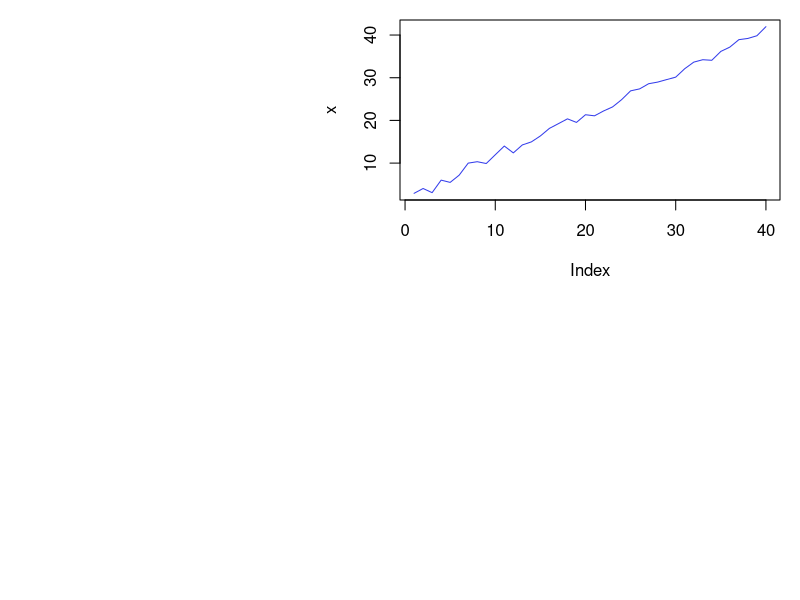
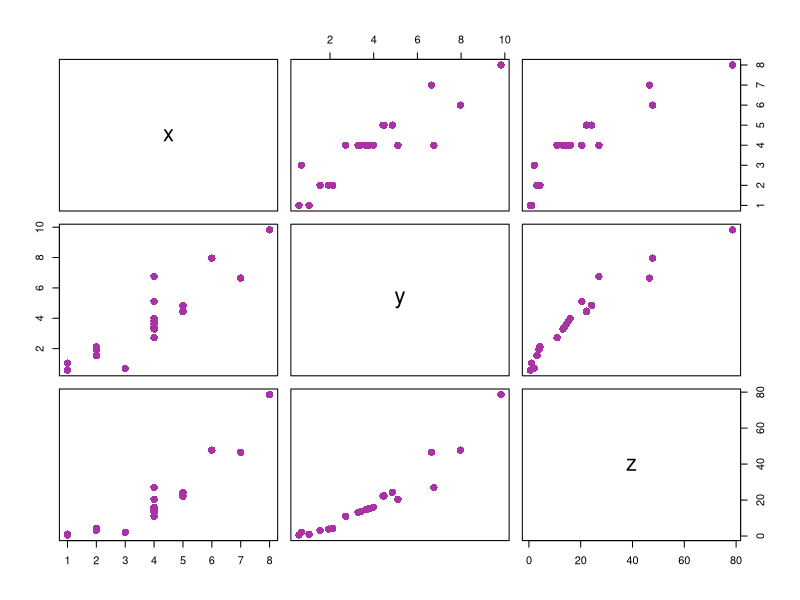

Write R code to recreate these figures, in order. (Note: this script raises an error after producing the figures.)

# S3 Class ##############################

# To create an object of this class we will create a list that will contain all class members. Then this
# list is passed to the class() method as an argument.
a <- list(name="Adam", Roll_no=15)
# Defining a class "Student"
class(a) <- "Student"
# Creation of object
a

# The generic functions are a good example of polymorphism. 
# To understand the concept of generic functions consider 
#the print() function. The print() function is a collection 
# of various print functions that are created for different
# data types and data structures in the R Programming 
# Language. It calls the appropriate function depending upon 
# the type of object passed as an argument

# Seeing different types of print function
methods(print)

# Now lets create generic function of our own
a = list(name="Adam", Roll_no=15)
class(a) = "Student"
print(a)
# Now lets print all our members in spacified format
print.Student <- function(obj){
  cat("name: ", obj$name, "\n")
  cat("Roll No: ", obj$Roll_no, "\n")
}
print(a)

# To view the S3 attributes
attributes(a)

# Add attributes
attr(a, "age") <- c(18)
attributes(a)


# Inheritance in S3 class
# Inheritance allows one class to derive the features and functionalities 
# of another class. The feature facilitates code resuability

# student function with argument
student <- function(n, r){
  value <- list(name=n, Roll_no=r)
  attr(value, "class") <- "student"
  value
}
print.student <- function(obj){
  cat("Name: ", obj$name, "\n")
  cat("Roll ", obj$Roll_no)
}
# inheritance is done while creating another class by doing class(obj) <- c(child, parent)
s <- list(name="Kesha", Roll_no=21, country="Bangladesh")
class(s) <- c("Student", "student")
s
# The following class overwrites the method for class student
print.student <- function(obj){
  cat(obj$name, "is from", obj$country, "\n")
}
s


# S4 class #####################
# S4 class has a predefined definition.
# this function contain auxiliary functions for defining methods and generics
# syntax: setClass("myClass", slots=list(name="character", Roll_no="numeric"))
# The new() function is used to create object of S4 class

setClass("Student", slots=list(name="character", Roll_no="numeric"))
a <- new("Student", name="Adam", Roll_no=20)
a

# Create S4 objects from generator function
# setClass() returns a generator function which helps in creating objects and it acts as a constructor
stud <- setClass("Student", slots=list(name="character", Roll_no="numeric"))
stud
stud(name="Adam", Roll_no=15)

# Inheritance in S4 class
# Define S4 class
setClass("student", 
         slots=list(name="character",
                    age="numeric", rno="numeric")
         )
# Define a function to display object details
setMethod("show", "student",
          function(obj){
            cat(obj@name, "\n")
            cat(obj@age, "\n")
            cat(obj@rno, "\n")
          })
# Inherit from student
setClass("InternationalStudent",
         slots=list(country="character"),
         contains="student")
# Rest of the attribute will inherited from student
s <- new("InternationalStudent", name="Adam",
         age=22, rno=15, country="Bangladesh")
show(s)


# Reference class ###################
# Reference class is an improvement over s4 class
library(methods)
# setRefClass returns a generator
movies <- setRefClass("movies", fields=list(
  name = "character", leadActor="character", rating="numeric"
))
movieList <- movies(name="Iron Man", leadActor="Robert downey Jr", rating = 7)
movieList


# Add method to our class
library(methods)
movies <- setRefClass("movies", fields=list(name="character", leadActor="character", 
                                            rating="numeric"), methods=list(
                                              increment_rating = function(){
                                                rating <<- rating + 1
                                              },
                                              decrement_rating = function(){
                                                rating <<- rating - 1
                                              }
                                            ))
movieList <- movies(name="Iron Man",
                    leadActor="Robert downey Jr", rating=7)
movieList$rating
movieList$increment_rating()
movieList$rating



# R objects ###################
# in R programming language there are 5 basic types of language

# 1: vectors
x <- c(1, 2, 3, 4, 5)
y <- c("a", "b", "c") 
z <- 5
print(class(x))
print(class(y))
print(class(z))

# 2: Lists
# List can contain heterogeneous data types such as vectors or another lists
ls <- list(c(1, 2, 3, 4), list("a", "b", "c"))
print(ls)
print(class(ls))

# 3: matrices
# 4: factors
# 5: Arrays
# 6: Data frames


# Encapsulation in R programming #############################################
# OOP has the following features:
    # Class
    # Object
    # Abstraction
    # Encapsulation
    # Polymorphism
    # Inheritnce

# While working with classes and dealing with sensitive data, implementing global variable to all the 
# variables used within the program code is not a good choice because then the chance of getting data
# tempered will increase. For this purpose OOP has the concept of Encapsulation. Encapsulation ensures
# the outside view of the object is clearly separated from the inside view of the object by hiding the
# implementation of operation and state from the interface which is available to all other objects

l <- list(name="GeeksForGeeks", state="Up", sector=136)
class(l) <- "info"
l

s <- list(country="Bangladesh", state="Sylhet", street_no.=110)
class(s) <- "address"
s



# Polymorphism ##################################
# R language is evolving and it implements parametric polymorphism, which means that methods in R refer
# to functions, not class.
plot
help("UseMethod")
methods(plot)
# X window system graphics
x11(width=15, height=13)
# The runif() function generates random deviates of the uniform distribution
x <- 3*runif(40) + (1:40)
par(mar=c(20, 20, 1, 1))
plot(x, type='l', col='#343deb')
z <- locator(1)

# Input is data frame
X11(width = 6, height = 6)
set.seed(280870)
x <- c(4, 3, 1, 2, 2, 4, 6, 4, 5, 5, 
       4, 4, 5, 4, 4, 8, 4, 1, 2, 7)
y <- x * rnorm(20, 1, 0.3)
z <- x * y
# Taking a data frame
df <- data.frame(x, y, z)
par(mar = c(0.1, 0.1, 0.1, 0.1))
# Using plot()
plot(df, col = '#a832a6', pch = 16, cex = 1.5)
z <- locator(1)

colors <- c("violet", "indigo", "blue", "green",
            "yellow", "orange", "red")
summary(colors)

state.region
# Provides summarised results under each region
summary(state.region) 
# As maxsum is given as 3, totally we should have 3 regions
# But here we have 4 regions and hence highest count region,
# next highest count region is displayed and the other 
# regions are clubbed under Other
summary(state.region, maxsum = 3)

# Creating generic method
display <- function(obj){
  UseMethod("print")
}
print.bank <- function(obj){
  cat("Name is ", obj$name, "\n")
  cat(obj$account_no, " is the Acc no of the holder", "\n")
  cat(obj$saving, " is the amount of saving in the account \n")
  cat(obj$withdrawn, " is the withdrawn amount\n")
}
x <- list(name="hasan", account_no=1234, saving=1500, withdraw=267)
class(x) <- "bank"
display <- function(obj){
  UseMethod("print")
}
display(x)




# Inheritance ###########################################
# Inheritance is one of the concept in OOP by which new classes can be derived from existing or base
# classes helping in re-usability of code.

# Inheritance in S3 class
student <- function(n, a, r){
  value <- list(name=n, age=a, rno=r)
  attr(value, "class") <- student
  value
}
print.student <- function(obj){
  cat(obj$name, "\n")
  cat(obj$age, "\n")
  cat(obj$rno, "\n")
}
s <- list(name="Kalam", age=21, rno=4, country="Bangladesh")
class(s) <- c("InternationalStudent", "student")
cat("The method print.student() is inherited:\n")
print(s)

# overwriting the print method
print.InternationalStudent <- function(obj){
  cat(obj$name, "is from", obj$country, "\n")
}
print(s)

#check inheritance
inherits(s, "student")


# Inheritance in S4 class
setClass("student", slots=list(
  name="character", age="numeric", rno="numeric"
))
setMethod("show", "student",
          function(obj){
            cat(obj@name, "\n")
            cat(obj@age, "\n")
            cat(obj@rno, "\n")
          })
#inherit from student
setClass("InternationalStudent", slots=list(country="character"), contains="student")

s <- new("InternationalStudent", name="Kalam", age=21, rno=96, country="Bangladesh")
show(s)


# Inheritance in Reference class
# Define class 
student <- setRefClass("student",        
                       fields = list(name = "character", 
                                     age = "numeric", rno = "numeric"), 
                       methods = list( 
                         inc_age <- function(x) { 
                           age <<- age + x 
                         }, 
                         dec_age <- function(x) { 
                           age <<- age - x 
                         } 
                       ) 
) 
# Inheriting from Reference class 
InternStudent <- setRefClass("InternStudent",  
                             fields = list(country = "character"),  
                             contains = "student", 
                             methods = list( 
                               dec_age <- function(x) { 
                                 if((age - x) < 0)  stop("Age cannot be negative") 
                                 age <<- age - x 
                               } 
                             )  
) 
# Create object 
s <- InternStudent(name = "Utkarsh", 
                   age = 21, rno = 96, country = "India") 
s$dec_age(5) 
s$age 

s$dec_age(20)  
s$age 




# Abstraction #############################
add_2 <- function(y){2+y}
add_2(1:10)

add_x <- function(x){
  function(y){ x+y }
}
add_2 <- add_x(2)
add_7 <- add_x(7)

for (i in 1:nboot){
  bootmeans[i] <- mean(sample(data, length(data), replace=TRUE))
}

make_container <- function(n){
  x <- numeric(n)
  i <- 1
  function(value=NULL){
    if(is.null(value)){
      return(x)
    }
    else{
      x[i] <<- value
      i <<- i+1
    }
  }
}
bootmeans <- make_container(nboot)
for(i in 1:nboot){
  bootmeans(mean(sample(data, length(data), replace=TRUE)))
}



# Looping over objects #################################
# One of the biggest issues with the "for" loop is its memeory consumption and its slowness in executing
# repetative task. And when its come to dealing with large data set and iterative over it, for loop 
# is not advised. R provides many alternatives to be applied to vectors for lopping operation that are
# pretty useful when working interactively on a command line. In this article we deal with apply()
# function and its vatiation: apply(), lapply(), sapply(), tapply(), mapply()

# apply():   Applies a function over the margins of an array or matrix
# lapply():  Apply a function over a list or vector 
# sapply():  Same as lapply() but with spacified result
# tapply():  Apply a function over a ragged array
# mapply():  Multivariate version of lapply()

# apply()
A = matrix(1:9, 3, 3)
print(A)
# Applying apply() over a row of matrix. Here margin 1 is for row
r = apply(A, 1, sum)
print(r)
# Applying apply() over a column of matrix. Here 2 is for column
c = apply(A, 2, sum)
print(c)

# lapply():
  # This function is used to apply a function over a list. It always return a list of the same length as
  # the input list
A = matrix(1:9, 3, 3)
B = matrix(10:18, 3, 3)
myList = list(A, B)
determinant = lapply(myList, det)
print(determinant)

# sapply()
# sapply(): This function is used to simplify the result of lapply(), if possible. Unlike lapply(), 
# the result is not always a list. The output varies in the following ways:-
  # If output is a list containing elements having length 1, then a vector is returned.
  # If output is a list where all the elements are vectors of same length(>1), then a matrix is returned.
  # If output contains elements which cannot be simplified or elements of different types, a list 
  # is returned.
A = list(a=1:5, b=6:10)
means = sapply(A, mean)
print(means)

# tapply():
  # This function is used to apply a function over a subset of vectors given by a combination of factors.
Id = c(1, 1, 1, 1, 2, 2, 2, 3, 3)
val = c(1, 2, 3, 4, 5, 6, 7, 8, 9)
result = tapply(val, Id, sum)
print(result)

# mapply():
  # It's a multivariate version of lapply(). This function can be used over several list simultaneously.
A = list(c(1, 2, 3, 4))
B = list(c(2, 5, 1, 6))
result = mapply(sum, A, B)
print(result)





# Creating, Listing and Deleting, Objects in memory #########################

# Listing object in memory
# numeric object
x = 5
# String object
name = "Jafrul"
# Vector object
vec1 = c(1, 2, 3)
vec2 = c("a", "b", "c")
# List object
listOfNumber = list( 
  "Numbers" = vec1, 
  "Characters" = vec2 
) 
# Data frame object 
myDataFrame = data.frame( 
  "Numbers" = vec1, 
  "Characters" = vec2 
) 
# Listing objects using object() 
print(objects()) 
# Listing objects using ls() 
print(ls()) 


# The code below returns all objects 
# whose name contains an v 
print(ls(pattern = "v")) 
# The code below returns all objects 
# whose name ends with "e" 
print(ls(pattern = "e$")) 


# Deleting object in memory
# Deleting object x using rm() 
rm(x) 
# Deleting object myDataFrame using remove() 
remove(myDataFrame) 
ls()

# Deleting All object in memory
rm(list=ls())
print(ls())




# S3 class ############################################
x <- c("female", "male", "male", "female")
class(x)
# Using the command class() to append the class of the vector
class(x) <- append(class(x), "Gender")
class(x)

age <- c(12, 10, 9)
e <- environment()
e
# setting the value of a variable
assign("age", 3, e)
ls()
# Getting the values of the variable
get("age", e)


# For creating S3 object there are two main steps:
    # Create a list with the required components
    # Then the class can be formed by command class(x) and a name should be assigned to this class
x <- list(name="Jafrul", account_no=1234, saving=1500, withdraw=234)
class(x) <- "bank"
x

# The S3 system in R language consists of three main components
    # Generic function, method, attributes
# The function print() is a generic function and hence is a collection of methods
methods(print)

# In the above long list there are important methods like print.factor(). When we print a factor through
# function print(), the call would automatically dispatch to print.factor()
# The class created as - bank, would search for a method named print.bank(), and since no such method 
# exists print.default() is used. 
# Generic functions have a default method which is used when no match is available

# Creating own method
x <- list(name="Jafrul", account_no=12345, saving=1200, withdraw=750)
class(x) <- "bank"
print.bank <- function(obj){
  cat("Name is ", obj$name, "\n")
  cat(obj$account_no, " is the account number of the holder\n")
  cat(obj$saving, " is the amount of saving the account \n")
  cat(obj$withdraw, " is the withdrawn amount")
}
x




# Explicit coercion in R programming #################################
# Coercing of an object from one type of class to another is known as explicit coercion
# Normally whatever is converted implicitly is referred to as coercion and if converted explicitly then it
# is known as casting. Conversion signifies both types- coercion and casting
x <- c(0, 1, 0, 3)
class(x)
# Converting it to integer type 
as.numeric(x) 
# Converting it to double type 
as.double(x) 
# Converting it to logical type 
as.logical(x) 
# Converting it to a list 
as.list(x) 
# Converting it to complex numbers 
as.complex(x) 




# R6 classes
# In OOP of R language, encapsulation means binding of the data and methods inside a class. 
# dplyr and shiny package use R6 classes
library(R6)

Queue <- R6Class("Queue",
                 
                 # public member of the class that can be accessed by object
                 public = list(
                   
                   # Constructor/ Initializer
                   initialize = function(...)
                   {
                     private$elements = list()
                   },
                   
                   # Add to the queue
                   enqueue = function(num)
                   {
                     private$elements = append(private$elements, num)
                   },
                   
                   # Remove from queue
                   dequeue = function()
                   {
                     if(self$size()==0)
                       stop("Queue is empty")
                     element <- private$elements[[1]]
                     private$elements <- private$elements[-1]
                     element
                   },
                   
                   # Get the size of elements
                   size = function()
                   {
                     length(private$elements)
                   }),
                 
                 private = list(
                   # queue list
                   elements = list()
                  )
                 )
# Create an object
QueueObject = Queue$new()
QueueObject$enqueue(2)
QueueObject$enqueue(5)
QueueObject$dequeue()
QueueObject$dequeue()


# The following example is a demonstration of Inheritance in R6 classes by creating another class 
# childQueue that inherits the class Queue.
childQueue <- R6Class("childQueue",
                      # inherit queue class which is super class
                      inherit = Queue,
                      
                      public = list(
                        initialize = function(...)
                        {
                          private$elements <- list(...)
                        },
                        size = function()
                        {
                          # super is used to access methods from super class
                          super$size()
                        }
                      )
                      )
childQueueObject <- childQueue$new()
childQueueObject$enqueue(2)
childQueueObject$enqueue(3)
childQueueObject$dequeue()
childQueueObject$dequeue()
childQueueObject$dequeue()
